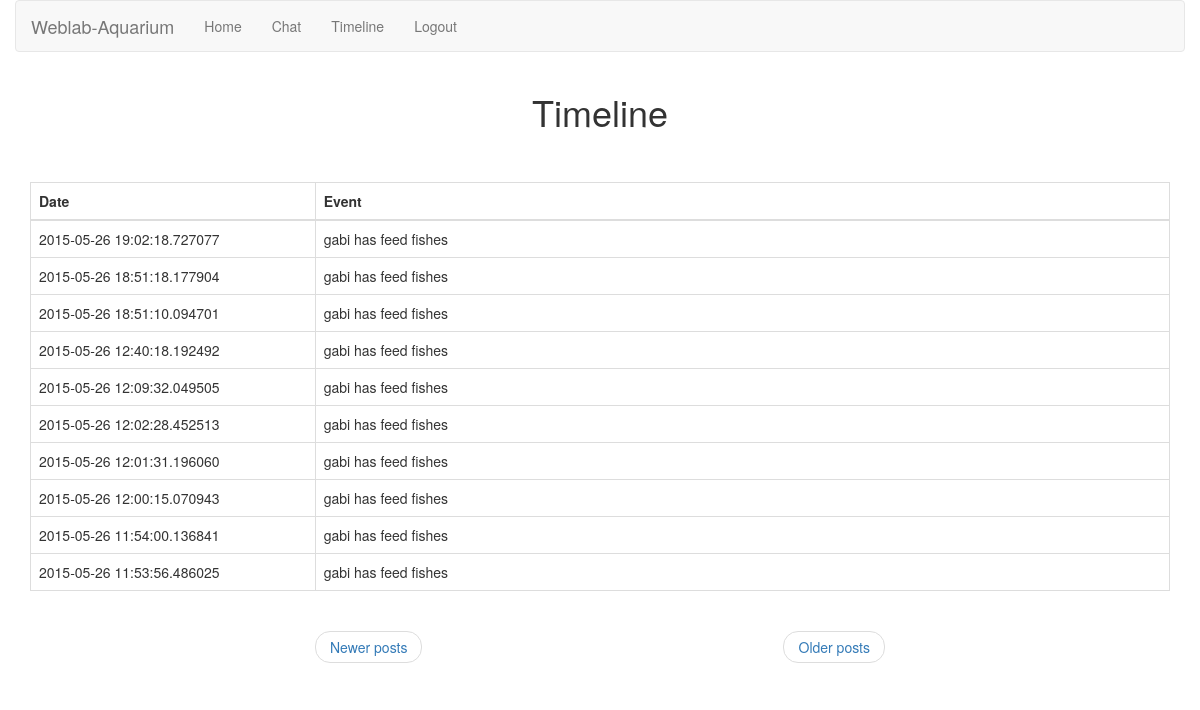
Page /timeline/4 (signed in) on the committed database.
### app/models.py (models this page shows, shortened)
class Event(db.Model):
    id = db.Column(db.Integer, primary_key=True)
    body = db.Column(db.String(140))
    timestamp = db.Column(db.DateTime)
    user_id = db.Column(db.Integer, db.ForeignKey('user.id'))

class User(db.Model):
    id = db.Column(db.Integer, primary_key=True)
    nickname = db.Column(db.String(64), index=True, unique=True)
    posts = db.relationship('Post', backref='author', lazy='dynamic')
    events = db.relationship('Event', backref='author', lazy='dynamic')
    permission = db.Column(db.Boolean)
    max_date = db.Column(db.DateTime)
    last_poll = db.Column(db.DateTime)
    back = db.Column(db.String(80))
    session_id = db.Column(db.String(80))
    weblab = db.Column(db.Boolean)
    def is_authenticated(self):
        return True

### app/views.py (the view)
@app.route('/timeline', methods=['GET', 'POST'])
@app.route('/timeline/<int:page>', methods=['GET', 'POST'])
@login_required
def timeline(page=1):
    events=Event.query.order_by(desc(Event.timestamp)).paginate(page, POSTS_PER_PAGE, False)
    return render_template('timeline.html',
                           events=events)

### app/views.py (called while the page is built)
@lm.user_loader
def load_user(id):
    return User.query.get(int(id))

@app.before_request
def before_request():
    g.user = current_user
    if g.user.is_authenticated():
        g.user.last_poll = datetime.now()
        db.session.add(g.user)
        db.session.commit()

### app/templates/timeline.html
{% extends "base.html" %}
{% block content %}
    <div class="container-fluid text-center">
        <h1>Timeline</h1>
        <br><br>
    </div>
    <div class="container">
        <table class="table table-bordered">
            <thead>
              <tr>
                <th class="col-md-2">Date</th>
                <th class="col-md-4">Event</th>
              </tr>
            </thead>
            <tbody>
                {% for event in events.items %}
                    {% include 'event.html' %}
                {% endfor %}
            </tbody>
        </table>
    </div>
    <div class="container text-center" style="padding-right:25%;padding-left:25%;">
        <ul class="pager">
            {% if events.has_prev %}<li class="previous" ><a href="{{ url_for('timeline', page=events.prev_num) }}">Newer posts</a></li>{% else %}<li class="previous"><a href="#">Newer posts</a></li>
            {% endif %}
            {% if events.has_next %}<li class="next"><a href="{{ url_for('timeline', page=events.next_num) }}">Older posts</a></li>{% else %}<li class="next"><a href="#">Older posts</a></li>
            {% endif %}
        </ul>
    </div>
{% endblock %}

### app/templates/event.html
    <tr valign="top">
        <td class="col-md-3">{{event.timestamp}}</td>
        <td class="col-md-9">{{event.author.nickname }} {{ event.body }}</td>
    </tr>

### rows in the picture
Event: timestamp "2015-05-26 19:02:18.727077", author.nickname "gabi", body "has feed fishes"
Event: timestamp "2015-05-26 18:51:18.177904", author.nickname "gabi", body "has feed fishes"
Event: timestamp "2015-05-26 18:51:10.094701", author.nickname "gabi", body "has feed fishes"
Event: timestamp "2015-05-26 12:40:18.192492", author.nickname "gabi", body "has feed fishes"
Event: timestamp "2015-05-26 12:09:32.049505", author.nickname "gabi", body "has feed fishes"
Event: timestamp "2015-05-26 12:02:28.452513", author.nickname "gabi", body "has feed fishes"
Event: timestamp "2015-05-26 12:01:31.196060", author.nickname "gabi", body "has feed fishes"
Event: timestamp "2015-05-26 12:00:15.070943", author.nickname "gabi", body "has feed fishes"
Event: timestamp "2015-05-26 11:54:00.136841", author.nickname "gabi", body "has feed fishes"
Event: timestamp "2015-05-26 11:53:56.486025", author.nickname "gabi", body "has feed fishes"
